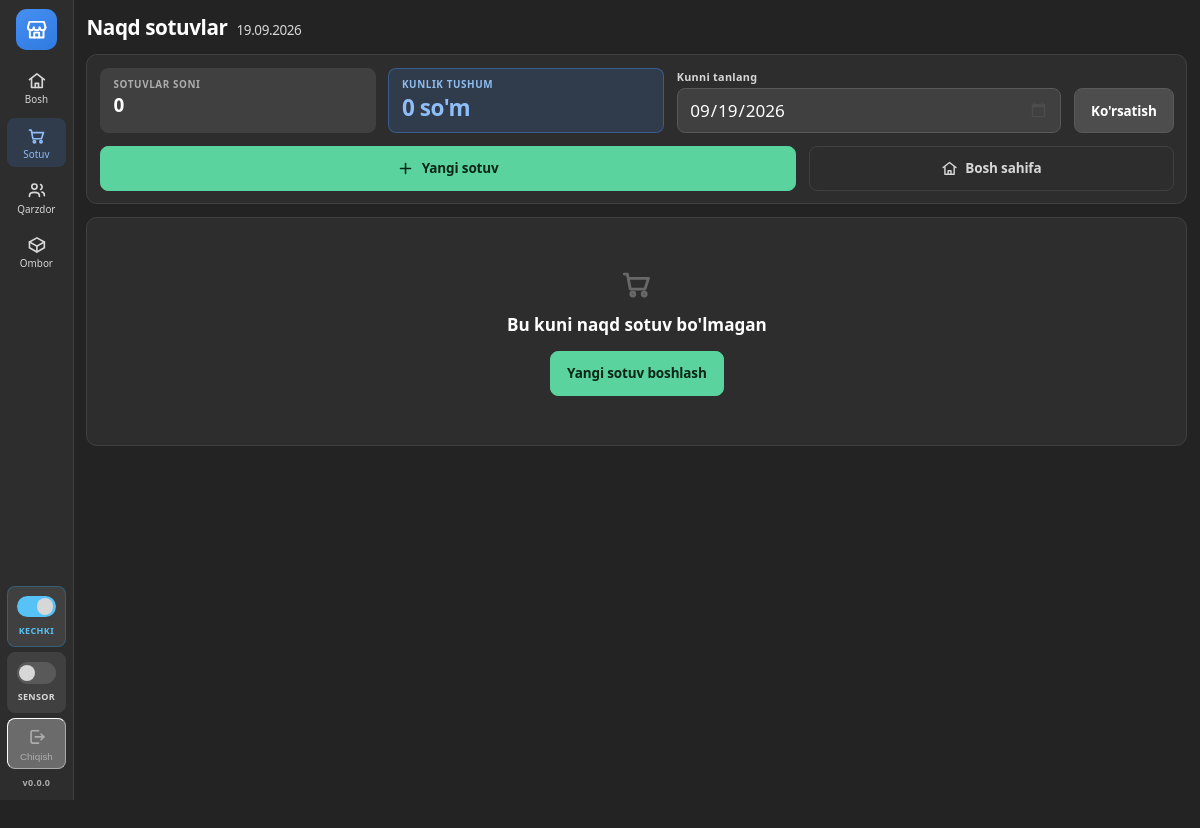
Before: /sotuv/?kun=2026-09-19 (signed in) with the older database file.
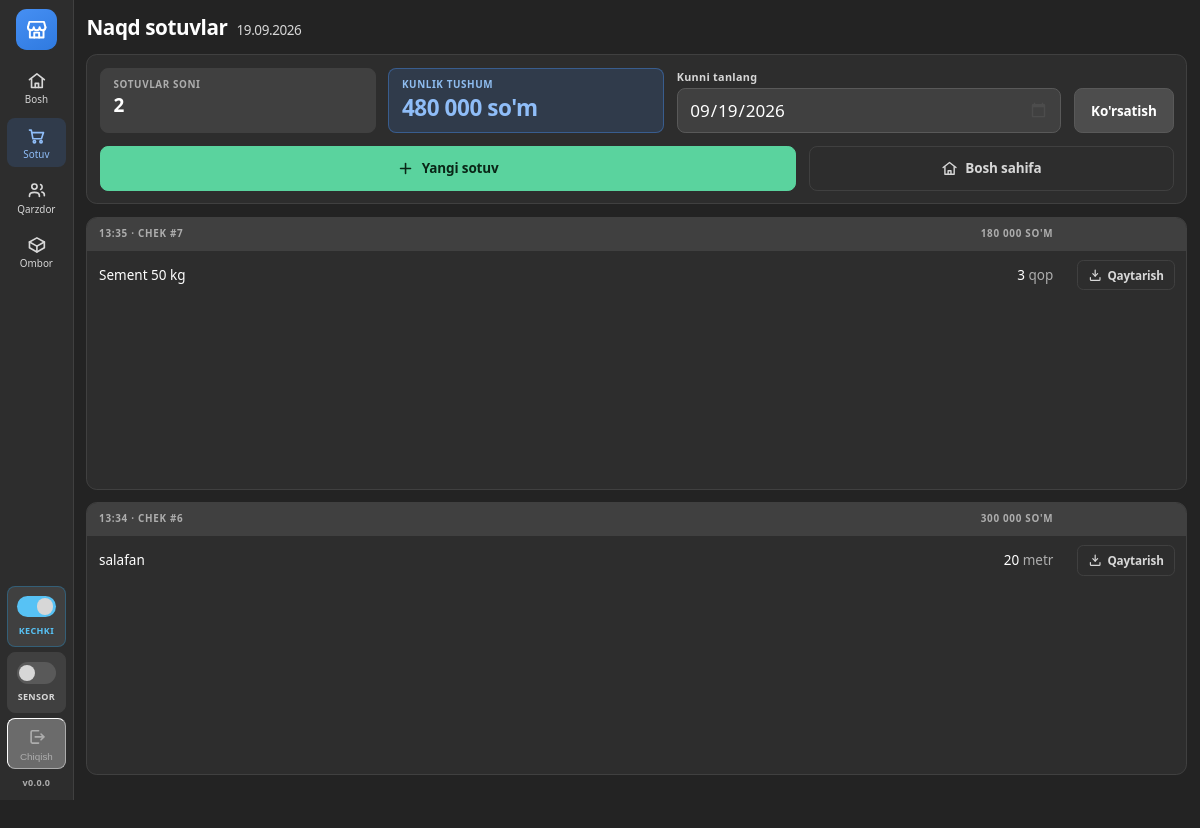
After: the same page with the newer database file.
### sotuv/models.py (models this page shows, shortened)
class Sotuv(models.Model):
    sana = models.DateTimeField("Sana", auto_now_add=True)
    jami = models.DecimalField("Jami so'm", max_digits=14, decimal_places=2, default=0)
    jami_dollar = models.DecimalField("Jami dollar", max_digits=12, decimal_places=2, default=0)
    kurs = models.DecimalField("Dollar kursi", max_digits=12, decimal_places=2, default=0)
    qaytarilgan_summa = models.DecimalField("Qaytarilgan so'm", max_digits=14,
                                            decimal_places=2, default=0)
    qaytarilgan_summa_dollar = models.DecimalField("Qaytarilgan dollar", max_digits=12,
                                                   decimal_places=2, default=0)
    izoh = models.CharField("Izoh", max_length=200, blank=True)
    yakunlangan = models.BooleanField("Yakunlangan", default=False)
    bekor_qilingan = models.BooleanField("Bekor qilingan", default=False)
    class Meta:
        verbose_name = "Sotuv"
        verbose_name_plural = "Sotuvlar"
        ordering = ["-sana"]
    @property
    def sof_jami(self):
        return self.jami - self.qaytarilgan_summa
    @property
    def sof_jami_dollar(self):
        return self.jami_dollar - self.qaytarilgan_summa_dollar
    @property
    def qaytarilganmi(self):
        return (self.qaytarilgan_summa > 0 or self.qaytarilgan_summa_dollar > 0
                or any(q.qaytarilgan for q in self.qatorlar.all()))

class SotuvQator(models.Model):
    sotuv = models.ForeignKey(Sotuv, on_delete=models.CASCADE, related_name="qatorlar")
    mahsulot = models.ForeignKey(Mahsulot, on_delete=models.PROTECT, related_name="sotuv_qatorlari")
    mahsulot_nomi = models.CharField("Tovar nomi", max_length=120)
    birlik = models.CharField("Birlik", max_length=10, blank=True)
    miqdor = models.DecimalField("Miqdor", max_digits=12, decimal_places=3)
    qaytarilgan = models.DecimalField("Qaytarilgan miqdor", max_digits=12, decimal_places=3,
                                      default=0)
    class Meta:
        verbose_name = "Sotuv qatori"
        verbose_name_plural = "Sotuv qatorlari"
        ordering = ["id"]
    @property
    def qolgan_miqdor(self):
        return self.miqdor - self.qaytarilgan

### sotuv/views.py (the view)
# urls.py: path("", views.royxat, name="royxat"),
def royxat(request):
    bugun = timezone.localtime().date()
    kun = request.GET.get("kun", "")
    try:
        sana = timezone.datetime.strptime(kun, "%Y-%m-%d").date() if kun else bugun
    except ValueError:
        sana = bugun
    boshi = timezone.make_aware(timezone.datetime.combine(sana, timezone.datetime.min.time()))
    sotuvlar = (Sotuv.objects
                .filter(sana__gte=boshi, sana__lt=boshi + timedelta(days=1))
                .filter(Q(yakunlangan=True) | Q(bekor_qilingan=True))
                .prefetch_related("qatorlar__mahsulot"))
    hisobda = sotuvlar.filter(bekor_qilingan=False)
    yigindi = hisobda.aggregate(
        s=Sum(F("jami") - F("qaytarilgan_summa")),
        d=Sum(F("jami_dollar") - F("qaytarilgan_summa_dollar")),
    )
    return render(request, "sotuv/royxat.html", {
        "sotuvlar": sotuvlar,
        "sana": sana,
        "bugunmi": sana == bugun,
        "jami": yigindi["s"] or Decimal("0"),
        "jami_dollar": yigindi["d"] or Decimal("0"),
        "soni": hisobda.count(),
    })

### config/kontekst.py (called while the page is built)
def _oqi():
    yol = getattr(settings, "VERSIYA_FAYL", None)
    if yol is None or not yol.exists():
        return getattr(settings, "VERSIYA", "")
    vaqt = yol.stat().st_mtime
    if _xotira["vaqt"] != vaqt:
        _xotira["vaqt"] = vaqt
        _xotira["qiymat"] = yol.read_text(encoding="utf-8").strip()
    return _xotira["qiymat"]

def versiya(request):
    return {"versiya": _oqi()}

### ombor/models.py (called while the page is built)
    @property
    def dollarmi(self):
        return self.valyuta == Valyuta.DOLLAR

### qarz/templatetags/statik_versiya.py (called while the page is built)
@register.simple_tag
def statik(yol):
    manzil = static(yol)
    papkalar = list(getattr(settings, "STATICFILES_DIRS", []))
    if getattr(settings, "STATIC_ROOT", None):
        papkalar.append(settings.STATIC_ROOT)
    for papka in papkalar:
        toliq = os.path.join(str(papka), *yol.split("/"))
        if os.path.exists(toliq):
            return f"{manzil}?v={int(os.path.getmtime(toliq))}"
    return manzil

### qarz/templatetags/xozmag.py (called while the page is built, shortened)
def _decimalga(qiymat):
    try:
        return Decimal(str(qiymat).replace(" ", "").replace(",", "."))
    except (InvalidOperation, TypeError, ValueError):
        return None

@register.filter
def pul(qiymat):
    son = _decimalga(qiymat)
    if son is None:
        return qiymat
    return f"{son.quantize(Decimal('1'), rounding=ROUND_HALF_UP):,f}".replace(",", " ")

@register.filter
def tekis(qiymat):
    son = _decimalga(qiymat)
    if son is None:
        return qiymat
    if son == son.to_integral_value():
        return f"{son.to_integral_value():,f}".replace(",", " ")

### templates/sotuv/royxat.html (shortened to what this page needs)
{% extends "base.html" %}
{% load xozmag %}
{% block tana %}
<div class="sahifa-keng sahifa-toliq">
  <div class="sarlavha">
    Naqd sotuvlar
    <span class="kichik">{{ sana|date:"d.m.Y" }}{% if bugunmi %} (bugun){% endif %}</span>
  </div>
  <div class="quti">
    <div class="qator">
      <div class="korsatkich">
        <div class="nomi">Sotuvlar soni</div>
        <div class="qiymati">{{ soni }}</div>
      </div>
      <div class="korsatkich diqqat">
        <div class="nomi">Kunlik tushum</div>
        <div class="qiymati">{{ jami|pul }} so'm</div>
      </div>
      <form method="get" style="display:flex;gap:var(--oraliq);align-items:flex-end;flex:2">
        <div class="maydon" style="flex:1;margin:0">
          <label for="kun">Kunni tanlang</label>
          <input type="date" id="kun" name="kun" class="kirish" value="{{ sana|date:'Y-m-d' }}">
        </div>
        <button type="submit" class="tugma">Ko'rsatish</button>
      </form>
    </div>
    <div class="qator" style="margin-top:var(--oraliq)">
      <a class="tugma yashil" href="{% url 'sotuv:boshlash' %}" style="flex:2">
        <svg class="ikon"><use href="#i-plus"></use></svg> Yangi sotuv
      </a>
      <a class="tugma tinch" href="{% url 'qarz:boshlash' %}">
        <svg class="ikon"><use href="#i-uy"></use></svg> Bosh sahifa
      </a>
    </div>
  </div>
  {% for s in sotuvlar %}
    <div class="jadval-quti {% if s.bekor_qilingan %}bekor{% endif %}">
      <table class="jadval">
        <thead>
          <tr>
            <th>
              {{ s.sana|date:"H:i" }} &middot; chek #{{ s.pk }}
            </th>
            <th class="son">
              {% if s.sof_jami %}{{ s.sof_jami|pul }} so'm{% endif %}
            </th>
            <th style="width:1%"></th>
          </tr>
        </thead>
        <tbody>
          {% for qator in s.qatorlar.all %}
            <tr>
              <td>
                {{ qator.mahsulot_nomi }}
              </td>
              <td class="son">
                {{ qator.qolgan_miqdor|tekis }} <span class="sust">{{ qator.birlik }}</span>
              </td>
              <td>
                {% if not s.bekor_qilingan and qator.qolgan_miqdor > 0 %}
                  <a class="tugma tinch kichik" href="{% url 'sotuv:qaytarish' qator.pk %}"
                     title="Tovarni qaytarib olish">
                    <svg class="ikon"><use href="#i-kirim"></use></svg> Qaytarish
                  </a>
                {% endif %}
              </td>
            </tr>
          {% endfor %}
        </tbody>
      </table>
    </div>
  {% empty %}
    <div class="quti">
      <div class="bosh-holat">
        <svg class="ikon"><use href="#i-savdo"></use></svg>
        <b>Bu kuni naqd sotuv bo'lmagan</b>
        <a class="tugma yashil" href="{% url 'sotuv:boshlash' %}" style="margin-top:12px">
          Yangi sotuv boshlash
        </a>
      </div>
    </div>
  {% endfor %}
</div>
{% endblock %}

### templates/base.html (shortened to what this page needs)
{% load statik_versiya %}<!DOCTYPE html>
<html lang="uz">
<head>
  <link rel="stylesheet" href="{% statik 'css/uslub.css' %}">
</head>
<body>
{% with bolim=request.resolver_match.url_name ilova=request.resolver_match.app_name %}
  <aside class="yon-menyu">
    <span class="logo" title="Ulug'bek Xozmag">
      <svg class="ikon"><use href="#i-dokon"></use></svg>
    </span>
    <a class="menyu-tugma {% if bolim == 'boshlash' and ilova == 'qarz' %}faol{% endif %}"
       href="{% url 'qarz:boshlash' %}">
      <svg class="ikon"><use href="#i-uy"></use></svg> Bosh
    </a>
    <a class="menyu-tugma {% if ilova == 'sotuv' %}faol{% endif %}"
       href="{% url 'sotuv:boshlash' %}">
      <svg class="ikon"><use href="#i-savdo"></use></svg> Sotuv
    </a>
    <a class="menyu-tugma {% if ilova == 'qarz' and bolim != 'boshlash' %}faol{% endif %}"
       href="{% url 'qarz:qarzdorlar' %}">
      <svg class="ikon"><use href="#i-odamlar"></use></svg> Qarzdor
    </a>
    <a class="menyu-tugma {% if ilova == 'ombor' %}faol{% endif %}"
       href="{% url 'ombor:royxat' %}">
      <svg class="ikon"><use href="#i-quti"></use></svg> Ombor
    </a>
    <div class="menyu-pastki">
      <button type="button" class="richag" id="mavzu-richag" role="switch" aria-pressed="true"
              title="Kechki (quyuq) va kunduzgi (yorug') ko'rinish o'rtasida almashtirish">
        <span class="yo-l"><span class="dasta"></span></span>
        <span class="holat">Kechki</span>
      </button>
      <button type="button" class="richag" id="richag" role="switch" aria-pressed="false"
              title="Sensorli rejim: ekranda klaviatura va raqam tugmalari chiqadi">
        <span class="yo-l"><span class="dasta"></span></span>
        <span class="holat">Sensor</span>
      </button>
      <form method="post" action="{% url 'chiqish' %}">
        <button type="submit" class="menyu-tugma chiqish" style="width:100%"
                title="{{ user.username }} hisobidan chiqish">
          <svg class="ikon"><use href="#i-chiqish"></use></svg> Chiqish
        </button>
      </form>
      <span class="versiya-yozuv" title="Dastur versiyasi">v{{ versiya }}</span>
    </div>
  </aside>
  <div class="ish">
    <main class="sahifa">{% block tana %}{% endblock %}</main>
  </div>
{% endwith %}
</body>
</html>

Changed rows visible on the page:
added Sotuv: sana "13:35", pk "7", sof_jami|pul "180 000"
added SotuvQator: mahsulot_nomi "Sement 50 kg", qolgan_miqdor|tekis "3", birlik "qop", shows "Qaytarish", shown under "13:35"
added Sotuv: sana "13:34", pk "6", sof_jami|pul "300 000"
added SotuvQator: mahsulot_nomi "salafan", qolgan_miqdor|tekis "20", birlik "metr", shows "Qaytarish", shown under "13:34"
Other visible differences:
{{ soni }}: "0" → "2"
{{ jami|pul }}: "0" → "480 000"
text no longer shown: "Bu kuni naqd sotuv bo'lmagan Yangi sotuv boshlash"
